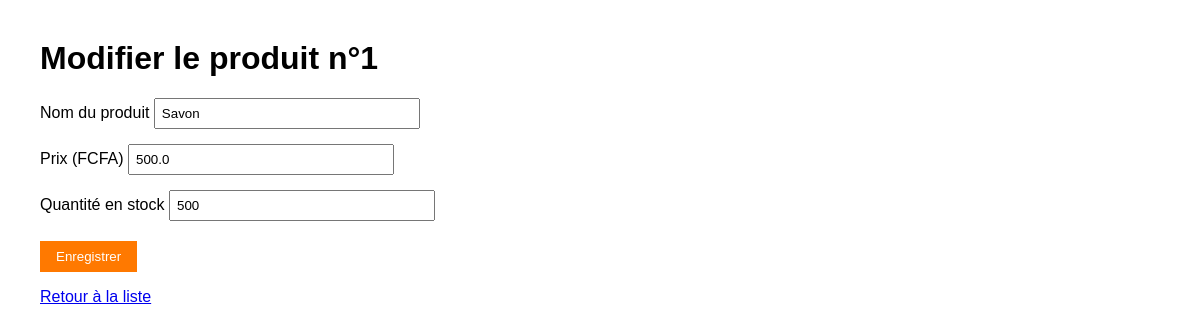
/modifier/1, run on an earlier commit of the app's database.
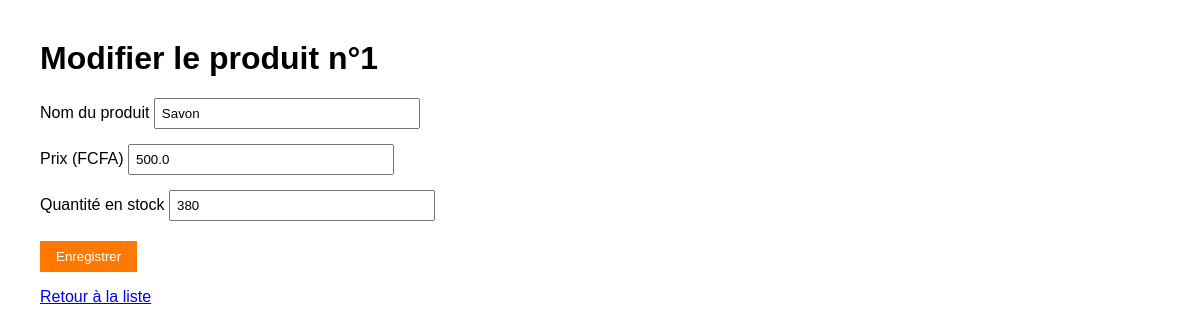
And on a later commit of the database.
### tables this page shows
CREATE TABLE produits (
    id INTEGER PRIMARY KEY AUTOINCREMENT,
    nom TEXT NOT NULL,
    prix REAL NOT NULL,
    quantite INTEGER NOT NULL DEFAULT 0
);

### app.py (the view, shortened to what this page needs)
@app.route("/modifier/<int:id>", methods=["GET", "POST"])
def modifier(id):
    connexion = get_connexion()
    produit = connexion.execute(
        "SELECT * FROM produits WHERE id = ?", (id,)
    ).fetchone()
    if produit is None:
        connexion.close()
        return "Produit introuvable", 404
    erreur = None
    connexion.close()
    return render_template("modifier.html", produit=produit, erreur=erreur)

### app.py (called while the page is built)
def get_connexion():
    connexion = sqlite3.connect("stock.db")
    connexion.row_factory = sqlite3.Row
    return connexion

### templates/modifier.html (shortened to what this page needs)
<!DOCTYPE html>
<html lang="fr">
<head>
</head>
<body>
    <h1>Modifier le produit n°{{ produit["id"] }}</h1>
    <form method="POST">
        <label>Nom du produit
            <input type="text" name="nom" value="{{ produit['nom'] }}" required>
        </label>
        <label>Prix (FCFA)
            <input type="number" name="prix" step="any" min="0" value="{{ produit['prix'] }}" required>
        </label>
        <label>Quantité en stock
            <input type="number" name="quantite" min="0" value="{{ produit['quantite'] }}" required>
        </label>
        <button type="submit">Enregistrer</button>
    </form>
    <p><a href="/">Retour à la liste</a></p>
</body>
</html>

### templates/modifier.html (style rules this page uses)
body { font-family: Arial, sans-serif; margin: 40px; }
label { display: block; margin-top: 15px; }
input { padding: 6px; width: 250px; }
button { margin-top: 20px; padding: 8px 16px; background-color: #ff7900; color: white; border: none; cursor: pointer; }

What changed in the data, as far as the page shows it:
changed produits "Savon": quantite "500" → "380"
